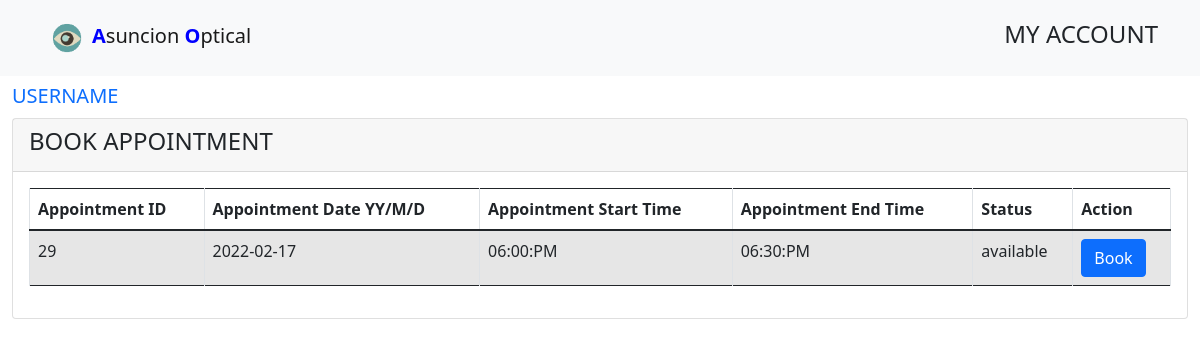
Screenshot of /main/patient/bookappointment.php with the database file from the repository.
### tables this page shows
CREATE TABLE `appointment` (
  `ID` int(11) NOT NULL,
  `sched` date DEFAULT NULL,
  `start_time` time DEFAULT NULL,
  `end_time` time DEFAULT NULL,
  `status` varchar(60) DEFAULT NULL
);

### main/patient/bookappointment.php (the view, shortened to what this page needs)
<?php
    include_once 'header.php';
	include_once '../includes/dbh.inc.php';
?>
<div class="container-fluid">
	<?php $page = 'book'; include('navbar.php'); ?>
    <br />
	<div class="card">
		<div class="card-header"><h4>BOOK APPOINTMENT</h4></div>
			<div class="card-body">
				<div class="table-responsive">
		      		<table class="table table-striped table-bordered" id="appointment_list_table">
		      			<thead>
			      			<tr>
							  	<th>Appointment ID</th>
								<th>Appointment Date YY/M/D</th>
								<th>Appointment Start Time</th>
								<th>Appointment End Time</th>
								<th>Status</th>
								<th>Action</th>
			      			</tr>
			      		</thead>
						<?php
						$date = date('Y-m-d');
                        $result = $conn->query("SELECT * FROM appointment WHERE sched >= '$date' AND status = 'available' order by id desc");
                          while ($row = $result->fetch_assoc()){
                        ?>
						<form method="post" action="../includes/booking.inc.php">
			      		<tbody>
						  <tr>
						  <td><input type="hidden" name="id" value="<?php echo $row['ID'];?>"><?php echo $row['ID'];?></td>
                            <td><input type="hidden" name="sched" value="<?php echo $row['sched'];?>"><?php echo $row['sched'];?></td>
                            <td><input type="hidden" name="start_time" value="<?php echo $row['start_time'];?>">
							<?php 	$timee = date_create($row ['start_time']);
									echo date_format($timee, 'h:i:A');?></td>
                            <td><input type="hidden" name="end_time" value="<?php echo $row['end_time'];?>">
							<?php 	$timeee = date_create($row ['end_time']);
									echo date_format($timeee, 'h:i:A');?></td>
							<td><input type="hidden" name="status" value="<?php echo $row['status'];?>"><?php echo $row['status'];?></td>
							<td><button type="button" name ="booking" class="btn btn-primary" value ="Book" data-bs-toggle="modal" data-bs-target="#bookmodal">Book</button></td>
                          </tr>
						  </form>
					  			<?php
							  }
					  		?>
			      	</table>
			    </div>
			</div>
		</div>
	</div>
<?php
include_once "footer1.php";
?>

### main/css/style.css (style rules this page uses)
* { margin: 0; padding: 0; }
html, body { height: 100%; }

### rows the page displays
appointment: ID "29", sched "2022-02-17", start_time "06:00:PM", end_time "06:30:PM", status "available"
